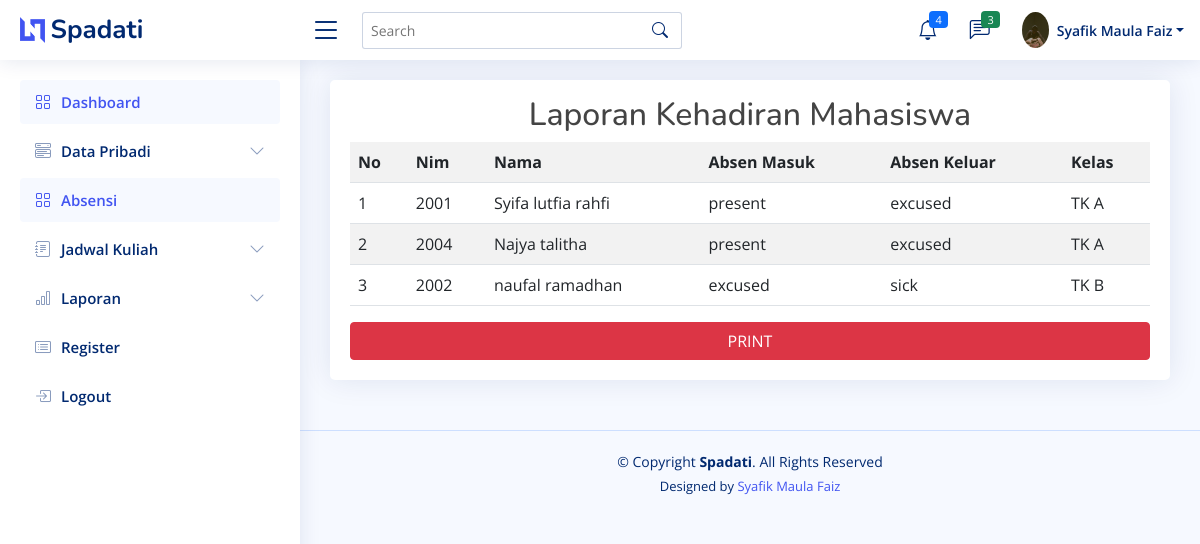
The app's page /index.php?p=laporan_kehadiran with its own data.
### tables this page shows
CREATE TABLE `tabel_mahasiswa` (
  `nim` int(10) NOT NULL,
  `nama` varchar(30) NOT NULL,
  `ttl` date NOT NULL,
  `jenis_kelamin` varchar(10) NOT NULL,
  `alamat` text NOT NULL,
  `kode_prodi` varchar(5) NOT NULL,
  `id_kelas` varchar(5) NOT NULL
);

CREATE TABLE `tabel_absen` (
  `id_absen` int(11) NOT NULL,
  `nim` int(11) NOT NULL,
  `absen_masuk` varchar(20) NOT NULL,
  `absen_keluar` varchar(20) NOT NULL
);

CREATE TABLE `tabel_kelas` (
  `id_kelas` varchar(5) NOT NULL,
  `nama_kelas` varchar(10) NOT NULL,
  `kode_prodi` varchar(5) NOT NULL
);

### laporan_kehadiran.php (the view)
<div class="container">
    <div class="row mt-3">
    <center><h2>Laporan Kehadiran Mahasiswa</h2></center>
        <table class="table table-striped table-hover">
            <tr>
                <th>No</th>
                <th>Nim</th>
                <th>Nama</th>
                <th>Absen Masuk </th>
                <th>Absen Keluar </th>
                <th>Kelas</th>
            </tr>
            <?php
            include 'koneksi.php';
            $no_urut=1;
            $data = mysqli_query($db, "SELECT * FROM  tabel_mahasiswa JOIN tabel_absen USING(nim) JOIN tabel_kelas USING(id_kelas) ");
            while ($d = mysqli_fetch_array($data)) {
            ?>
                <tr>
                    <td><?php echo $no_urut++; ?></td>
                    <td><?php echo $d['nim']; ?></td>
                    <td><?php echo $d['nama']; ?></td>
                    <td><?php echo $d['absen_masuk']; ?></td>
                    <td><?php echo $d['absen_keluar']; ?></td>
                    <td><?php echo $d['nama_kelas']; ?></td>
                </tr>
                <?php
                }
                ?>
        </table>
        <a href="print_kehadiran.php" class="btn btn-danger">PRINT</a>
            </div>
    </div>
</div>

### index.php (shortened to what this page needs)
<!DOCTYPE html>
<html lang="en">
<head>
  <link href="assets/vendor/bootstrap/css/bootstrap.min.css" rel="stylesheet">
  <link href="assets/vendor/bootstrap-icons/bootstrap-icons.css" rel="stylesheet">
  <link href="assets/vendor/boxicons/css/boxicons.min.css" rel="stylesheet">
  <link href="assets/vendor/quill/quill.snow.css" rel="stylesheet">
  <link href="assets/vendor/quill/quill.bubble.css" rel="stylesheet">
  <link href="assets/vendor/remixicon/remixicon.css" rel="stylesheet">
  <link href="assets/vendor/simple-datatables/style.css" rel="stylesheet">
  <link href="assets/css/style.css" rel="stylesheet">
</head>
<body>
  <header id="header" class="header fixed-top d-flex align-items-center">
    <div class="d-flex align-items-center justify-content-between">
      <a href="index.php" class="logo d-flex align-items-center">
        <img src="assets/img/logo.png" alt="">
        <span class="d-none d-lg-block">Spadati</span>
      </a>
      <i class="bi bi-list toggle-sidebar-btn"></i>
    </div>
    <div class="search-bar">
      <form class="search-form d-flex align-items-center" method="POST" action="#">
        <input type="text" name="query" placeholder="Search" title="Enter search keyword">
        <button type="submit" title="Search"><i class="bi bi-search"></i></button>
      </form>
    </div>
    <nav class="header-nav ms-auto">
      <ul class="d-flex align-items-center">
        <li class="nav-item dropdown">
          <a class="nav-link nav-icon" href="#" data-bs-toggle="dropdown">
            <i class="bi bi-bell"></i>
            <span class="badge bg-primary badge-number">4</span>
          </a>
        </li>
        <li class="nav-item dropdown">
          <a class="nav-link nav-icon" href="#" data-bs-toggle="dropdown">
            <i class="bi bi-chat-left-text"></i>
            <span class="badge bg-success badge-number">3</span>
          </a>
        </li>
        <li class="nav-item dropdown pe-3">
          <a class="nav-link nav-profile d-flex align-items-center pe-0" href="#" data-bs-toggle="dropdown">
            <img src="assets/img/foto1.jpeg" alt="Profile" class="rounded-circle">
            <span class="d-none d-md-block dropdown-toggle ps-2">Syafik Maula Faiz</span>
          </a>
        </li>
      </ul>
    </nav>
  </header>
  <aside id="sidebar" class="sidebar">
    <ul class="sidebar-nav" id="sidebar-nav">
      <li class="nav-item">
        <a class="nav-link " href="index.php">
          <i class="bi bi-grid"></i>
          <span>Dashboard</span>
        </a>
      </li>
      <li class="nav-item">
        <a class="nav-link collapsed" data-bs-target="#components-nav" data-bs-toggle="collapse" href="#">
          <i class="bi bi-menu-button-wide"></i><span>Data Pribadi</span><i class="bi bi-chevron-down ms-auto"></i>
        </a>
      </li>
      <li class="nav-item">
        <a class="nav-link " href="index.php?p=pilih_jadwal_kelas">
          <i class="bi bi-grid"></i>
          <span>Absensi</span>
        </a>
      </li>
      <li class="nav-item">
        <a class="nav-link collapsed" data-bs-target="#forms-nav" data-bs-toggle="collapse" href="#">
          <i class="bi bi-journal-text"></i><span>Jadwal Kuliah</span><i class="bi bi-chevron-down ms-auto"></i>
        </a>
      </li>
      <li class="nav-item">
        <a class="nav-link collapsed" data-bs-target="#charts-nav" data-bs-toggle="collapse" href="#">
          <i class="bi bi-bar-chart"></i><span>Laporan</span><i class="bi bi-chevron-down ms-auto"></i>
        </a>
      </li>
      <li class="nav-item">
        <a class="nav-link collapsed" href="pages-register.php">
          <i class="bi bi-card-list"></i>
          <span>Register</span>
        </a>
      </li>
      <li class="nav-item">
        <a class="nav-link collapsed" href="pages-login.php">
          <i class="bi bi-box-arrow-in-right"></i>
          <span>Logout</span>
        </a>
      </li>
    </ul>
  </aside>
  <main id="main" class="main">
    <section class="section dashboard">
              <div class="card">
                <div class="card-body">
        <?php
        $p=isset($_GET['p']) ? $_GET['p'] : 'home';
        if ($p=='laporan_kehadiran') include('laporan_kehadiran.php');
        ?>
                </div>
    </section>
  </main>
  <footer id="footer" class="footer">
    <div class="copyright">
      &copy; Copyright <strong><span>Spadati</span></strong>. All Rights Reserved
    </div>
    <div class="credits">
      Designed by <a href="https://bootstrapmade.com/">Syafik Maula Faiz</a>
    </div>
  </footer>
</body>
</html>

### assets/css/style.css (style rules this page uses)
:root { scroll-behavior: smooth; }
body { font-family: "Open Sans", sans-serif; background: #f6f9ff; color: #444444; }
a { color: #4154f1; text-decoration: none; }
h1, h2, h3, h4, h5, h6 { font-family: "Nunito", sans-serif; }
#main { margin-top: 60px; padding: 20px 30px; transition: all 0.3s; }
.card { margin-bottom: 30px; border: none; border-radius: 5px; box-shadow: 0px 0 30px rgba(1, 41, 112, 0.1); overflow: hidden; }
.card-body { padding: 0 20px 20px 20px; }
.logo { line-height: 1; }
@media (min-width: 1200px) { .logo { width: 280px; } }
.logo img { max-height: 26px; margin-right: 6px; }
.logo span { font-size: 26px; font-weight: 700; color: #012970; font-family: "Nunito", sans-serif; }
.header { transition: all 0.5s; z-index: 997; height: 60px; box-shadow: 0px 2px 20px rgba(1, 41, 112, 0.1); background-color: #fff; padding-left: 20px; }
.header .toggle-sidebar-btn { font-size: 32px; padding-left: 10px; cursor: pointer; color: #012970; }
.header .search-bar { min-width: 360px; padding: 0 20px; }
.header .search-form { width: 100%; }
.header .search-form input { border: 0; font-size: 14px; color: #012970; border: 1px solid rgba(1, 41, 112, 0.2); padding: 7px 38px 7px 8px; border-radius: 3px; transition: 0.3s; width: 100%; }
.header .search-form button { border: 0; padding: 0; margin-left: -30px; background: none; }
.header .search-form button i { color: #012970; }
.header-nav ul { list-style: none; }
.header-nav > ul { margin: 0; padding: 0; }
.header-nav .nav-icon { font-size: 20px; color: #012970; }
.header-nav .nav-profile { color: #012970; }
.header-nav .nav-profile img { max-height: 36px; }
.header-nav .nav-profile span { font-size: 14px; font-weight: 600; }
.header-nav .badge-number { position: absolute; inset: 4px 6px auto auto; font-weight: normal; font-size: 11px; padding: 3px 6px; }
.sidebar { position: fixed; top: 60px; left: 0; bottom: 0; width: 300px; z-index: 996; transition: all 0.3s; padding: 20px; overflow-y: auto; scrollbar-width: thin; scrollbar-color: #aab7cf transparent; box-shadow: 0px 0px 20px rgba(1, 41, 112, 0.1); background-color: #fff; }
@media (min-width: 1200px) { #main, #footer { margin-left: 300px; } }
.sidebar-nav { padding: 0; margin: 0; list-style: none; }
.sidebar-nav li { padding: 0; margin: 0; list-style: none; }
.sidebar-nav .nav-item { margin-bottom: 5px; }
.sidebar-nav .nav-link { display: flex; align-items: center; font-size: 15px; font-weight: 600; color: #4154f1; transition: 0.3; background: #f6f9ff; padding: 10px 15px; border-radius: 4px; }
.sidebar-nav .nav-link i { font-size: 16px; margin-right: 10px; color: #4154f1; }
.sidebar-nav .nav-link.collapsed { color: #012970; background: #fff; }
.sidebar-nav .nav-link.collapsed i { color: #899bbd; }
.sidebar-nav .nav-link .bi-chevron-down { margin-right: 0; transition: transform 0.2s ease-in-out; }
.footer { padding: 20px 0; font-size: 14px; transition: all 0.3s; border-top: 1px solid #cddfff; }
.footer .copyright { text-align: center; color: #012970; }
.footer .credits { padding-top: 5px; text-align: center; font-size: 13px; color: #012970; }

### records on screen
tabel_mahasiswa: nim "2001", nama "Syifa lutfia rahfi", tabel_absen.absen_masuk "present", tabel_absen.absen_keluar "excused", id_kelas.nama_kelas "TK A"
tabel_mahasiswa: nim "2004", nama "Najya talitha", tabel_absen.absen_masuk "present", tabel_absen.absen_keluar "excused", id_kelas.nama_kelas "TK A"
tabel_mahasiswa: nim "2002", nama "naufal ramadhan", tabel_absen.absen_masuk "excused", tabel_absen.absen_keluar "sick", id_kelas.nama_kelas "TK B"
